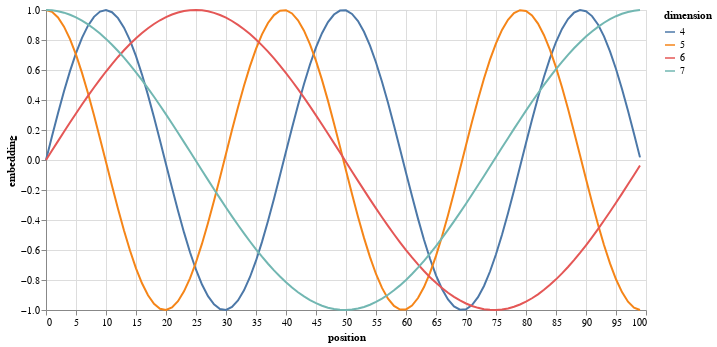

Notebook cell for this chart:
### Markdown cell above
Positional Encoding Check

### Code cell
pe = PositionalEncoding(20, 0)
y = pe.forward(torch.zeros(1, 100, 20))

data = pd.concat([
        pd.DataFrame({
            "embedding": y[0, :, dim], 
            "dimension": dim,
            "position": list(range(100))
        })
        for dim in [4, 5, 6, 7]
    ])

alt.Chart(data).mark_line()\
    .properties(width=600)\
    .encode(x="position", y="embedding", color="dimension:N")

### Figure 1 — Vega-Lite specification as saved in the notebook (floating-point values rounded to 4 significant figures; data arrays with more than 128 entries replaced by an {"elided": "..."} marker saying what was removed)
{"config": {"view": {"continuousWidth": 400, "continuousHeight": 300}}, "data": {"name": "data-eafc635ddfa311c913cbcc2d2bc4477d"}, "mark": "line", "encoding": {"color": {"field": "dimension", "type": "nominal"}, "x": {"field": "position", "type": "quantitative"}, "y": {"field": "embedding", "type": "quantitative"}}, "width": 600, "$schema": "https://vega.github.io/schema/vega-lite/v4.17.0.json", "datasets": {"data-eafc635ddfa311c913cbcc2d2bc4477d": {"elided": "400 records"}}}
